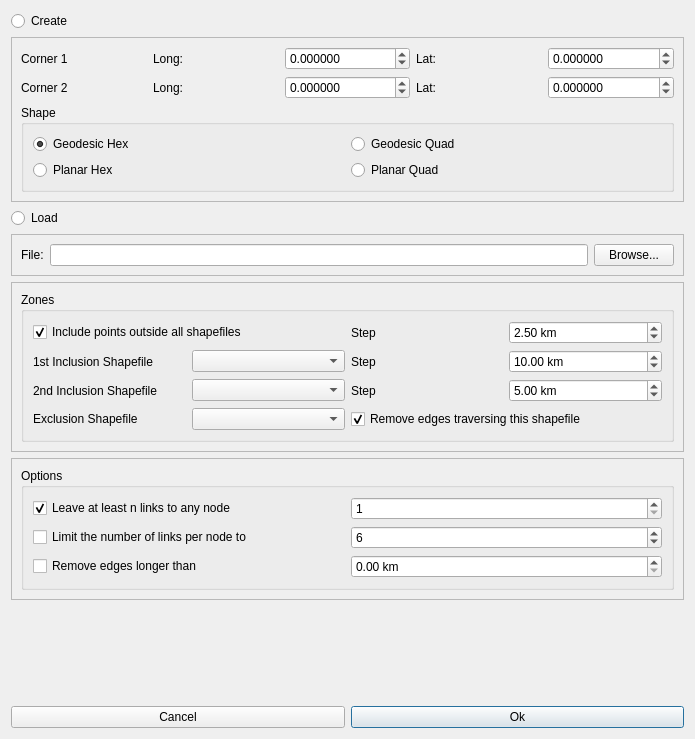
<?xml version="1.0" encoding="UTF-8"?>
<ui version="4.0">
 <class>CreateGraphDialog</class>
 <widget class="QDialog" name="CreateGraphDialog">
  <property name="geometry">
   <rect>
    <x>0</x>
    <y>0</y>
    <width>695</width>
    <height>739</height>
   </rect>
  </property>
  <property name="windowTitle">
   <string>Create Graph</string>
  </property>
  <layout class="QVBoxLayout" name="verticalLayout">
   <item>
    <widget class="QRadioButton" name="radioCreate">
     <property name="text">
      <string>Create</string>
     </property>
    </widget>
   </item>
   <item>
    <widget class="QFrame" name="frameCreate">
     <property name="frameShape">
      <enum>QFrame::StyledPanel</enum>
     </property>
     <property name="frameShadow">
      <enum>QFrame::Raised</enum>
     </property>
     <layout class="QGridLayout" name="gridLayout">
      <item row="4" column="0" colspan="5">
       <widget class="QGroupBox" name="groupBox">
        <property name="title">
         <string>Shape</string>
        </property>
        <layout class="QGridLayout" name="gridLayout_2">
         <item row="0" column="0">
          <widget class="QRadioButton" name="hex">
           <property name="text">
            <string>Geodesic Hex</string>
           </property>
           <property name="checked">
            <bool>true</bool>
           </property>
          </widget>
         </item>
         <item row="0" column="1">
          <widget class="QRadioButton" name="quad">
           <property name="text">
            <string>Geodesic Quad</string>
           </property>
          </widget>
         </item>
         <item row="1" column="0">
          <widget class="QRadioButton" name="hex_planar">
           <property name="text">
            <string>Planar Hex</string>
           </property>
          </widget>
         </item>
         <item row="1" column="1">
          <widget class="QRadioButton" name="quad_planar">
           <property name="text">
            <string>Planar Quad</string>
           </property>
          </widget>
         </item>
        </layout>
       </widget>
      </item>
      <item row="2" column="3">
       <widget class="QLabel" name="label_3">
        <property name="text">
         <string>Lat:</string>
        </property>
       </widget>
      </item>
      <item row="3" column="4">
       <widget class="QDoubleSpinBox" name="lat2">
        <property name="decimals">
         <number>6</number>
        </property>
        <property name="minimum">
         <double>-90.000000000000000</double>
        </property>
        <property name="maximum">
         <double>90.000000000000000</double>
        </property>
       </widget>
      </item>
      <item row="3" column="1">
       <widget class="QLabel" name="label_5">
        <property name="text">
         <string>Long:</string>
        </property>
       </widget>
      </item>
      <item row="2" column="1">
       <widget class="QLabel" name="label_2">
        <property name="text">
         <string>Long:</string>
        </property>
       </widget>
      </item>
      <item row="3" column="0">
       <widget class="QLabel" name="label_4">
        <property name="text">
         <string>Corner 2</string>
        </property>
       </widget>
      </item>
      <item row="3" column="3">
       <widget class="QLabel" name="label_6">
        <property name="text">
         <string>Lat:</string>
        </property>
       </widget>
      </item>
      <item row="2" column="4">
       <widget class="QDoubleSpinBox" name="lat1">
        <property name="decimals">
         <number>6</number>
        </property>
        <property name="minimum">
         <double>-90.000000000000000</double>
        </property>
        <property name="maximum">
         <double>90.000000000000000</double>
        </property>
       </widget>
      </item>
      <item row="2" column="0">
       <widget class="QLabel" name="label">
        <property name="text">
         <string>Corner 1</string>
        </property>
       </widget>
      </item>
      <item row="2" column="2">
       <widget class="QDoubleSpinBox" name="long1">
        <property name="decimals">
         <number>6</number>
        </property>
        <property name="minimum">
         <double>-180.000000000000000</double>
        </property>
        <property name="maximum">
         <double>180.000000000000000</double>
        </property>
       </widget>
      </item>
      <item row="3" column="2">
       <widget class="QDoubleSpinBox" name="long2">
        <property name="decimals">
         <number>6</number>
        </property>
        <property name="minimum">
         <double>-180.000000000000000</double>
        </property>
        <property name="maximum">
         <double>180.000000000000000</double>
        </property>
       </widget>
      </item>
     </layout>
    </widget>
   </item>
   <item>
    <widget class="QRadioButton" name="radioLoad">
     <property name="text">
      <string>Load</string>
     </property>
    </widget>
   </item>
   <item>
    <widget class="QFrame" name="frameLoad">
     <property name="frameShape">
      <enum>QFrame::StyledPanel</enum>
     </property>
     <property name="frameShadow">
      <enum>QFrame::Raised</enum>
     </property>
     <layout class="QGridLayout" name="gridLayout_5">
      <item row="1" column="0">
       <widget class="QLabel" name="label_13">
        <property name="text">
         <string>File:</string>
        </property>
       </widget>
      </item>
      <item row="1" column="1">
       <widget class="QLineEdit" name="loadGraphPath"/>
      </item>
      <item row="1" column="2">
       <widget class="QPushButton" name="buttonBrowsePath">
        <property name="text">
         <string>Browse...</string>
        </property>
       </widget>
      </item>
     </layout>
    </widget>
   </item>
   <item>
    <widget class="QFrame" name="frameZones">
     <property name="frameShape">
      <enum>QFrame::StyledPanel</enum>
     </property>
     <property name="frameShadow">
      <enum>QFrame::Raised</enum>
     </property>
     <layout class="QGridLayout" name="gridLayout_7">
      <item row="0" column="0">
       <widget class="QGroupBox" name="groupBox_2">
        <property name="title">
         <string>Zones</string>
        </property>
        <property name="flat">
         <bool>false</bool>
        </property>
        <layout class="QGridLayout" name="gridLayout_3" columnstretch="0,0,0,0">
         <item row="3" column="2" colspan="2">
          <widget class="QCheckBox" name="removeEdgesExclusion">
           <property name="text">
            <string>Remove edges traversing this shapefile</string>
           </property>
           <property name="checked">
            <bool>true</bool>
           </property>
          </widget>
         </item>
         <item row="0" column="2">
          <widget class="QLabel" name="label_12">
           <property name="text">
            <string>Step</string>
           </property>
          </widget>
         </item>
         <item row="0" column="0" colspan="2">
          <widget class="QCheckBox" name="enableOutside">
           <property name="text">
            <string>Include points outside all shapefiles</string>
           </property>
           <property name="checked">
            <bool>true</bool>
           </property>
          </widget>
         </item>
         <item row="1" column="3">
          <widget class="QDoubleSpinBox" name="step1">
           <property name="suffix">
            <string> km</string>
           </property>
           <property name="minimum">
            <double>0.500000000000000</double>
           </property>
           <property name="maximum">
            <double>1000.000000000000000</double>
           </property>
           <property name="singleStep">
            <double>0.500000000000000</double>
           </property>
           <property name="value">
            <double>10.000000000000000</double>
           </property>
          </widget>
         </item>
         <item row="1" column="0">
          <widget class="QLabel" name="label_8">
           <property name="text">
            <string>1st Inclusion Shapefile</string>
           </property>
          </widget>
         </item>
         <item row="1" column="1">
          <widget class="QComboBox" name="shapefileIncluding1"/>
         </item>
         <item row="0" column="3">
          <widget class="QDoubleSpinBox" name="step">
           <property name="suffix">
            <string> km</string>
           </property>
           <property name="minimum">
            <double>0.500000000000000</double>
           </property>
           <property name="maximum">
            <double>1000.000000000000000</double>
           </property>
           <property name="singleStep">
            <double>0.500000000000000</double>
           </property>
           <property name="value">
            <double>2.500000000000000</double>
           </property>
          </widget>
         </item>
         <item row="2" column="0">
          <widget class="QLabel" name="label_10">
           <property name="text">
            <string>2nd Inclusion Shapefile</string>
           </property>
          </widget>
         </item>
         <item row="2" column="3">
          <widget class="QDoubleSpinBox" name="step2">
           <property name="suffix">
            <string> km</string>
           </property>
           <property name="minimum">
            <double>0.500000000000000</double>
           </property>
           <property name="maximum">
            <double>1000.000000000000000</double>
           </property>
           <property name="singleStep">
            <double>0.500000000000000</double>
           </property>
           <property name="value">
            <double>5.000000000000000</double>
           </property>
          </widget>
         </item>
         <item row="1" column="2">
          <widget class="QLabel" name="label_7">
           <property name="text">
            <string>Step</string>
           </property>
          </widget>
         </item>
         <item row="3" column="1">
          <widget class="QComboBox" name="shapefileExcluding"/>
         </item>
         <item row="2" column="1">
          <widget class="QComboBox" name="shapefileIncluding2"/>
         </item>
         <item row="2" column="2">
          <widget class="QLabel" name="label_11">
           <property name="text">
            <string>Step</string>
           </property>
          </widget>
         </item>
         <item row="3" column="0">
          <widget class="QLabel" name="label_9">
           <property name="text">
            <string>Exclusion Shapefile</string>
           </property>
          </widget>
         </item>
        </layout>
       </widget>
      </item>
     </layout>
    </widget>
   </item>
   <item>
    <widget class="QFrame" name="frameOptions">
     <property name="frameShape">
      <enum>QFrame::StyledPanel</enum>
     </property>
     <property name="frameShadow">
      <enum>QFrame::Raised</enum>
     </property>
     <layout class="QGridLayout" name="gridLayout_8">
      <item row="0" column="0">
       <widget class="QGroupBox" name="groupBox_3">
        <property name="title">
         <string>Options</string>
        </property>
        <layout class="QGridLayout" name="gridLayout_4">
         <item row="2" column="0">
          <widget class="QCheckBox" name="removesLongEdges">
           <property name="text">
            <string>Remove edges longer than</string>
           </property>
          </widget>
         </item>
         <item row="2" column="1">
          <widget class="QDoubleSpinBox" name="longEdgesLimit">
           <property name="suffix">
            <string> km</string>
           </property>
           <property name="maximum">
            <double>1000.000000000000000</double>
           </property>
          </widget>
         </item>
         <item row="0" column="0">
          <widget class="QCheckBox" name="minLinksEnabled">
           <property name="text">
            <string>Leave at least n links to any node</string>
           </property>
           <property name="checked">
            <bool>true</bool>
           </property>
          </widget>
         </item>
         <item row="0" column="1">
          <widget class="QSpinBox" name="minLinks">
           <property name="minimum">
            <number>1</number>
           </property>
          </widget>
         </item>
         <item row="1" column="0">
          <widget class="QCheckBox" name="maxLinksEnabled">
           <property name="text">
            <string>Limit the number of links per node to</string>
           </property>
           <property name="checked">
            <bool>false</bool>
           </property>
          </widget>
         </item>
         <item row="1" column="1">
          <widget class="QSpinBox" name="maxLinks">
           <property name="minimum">
            <number>1</number>
           </property>
           <property name="value">
            <number>6</number>
           </property>
          </widget>
         </item>
        </layout>
       </widget>
      </item>
     </layout>
    </widget>
   </item>
   <item>
    <spacer name="verticalSpacer">
     <property name="orientation">
      <enum>Qt::Vertical</enum>
     </property>
     <property name="sizeHint" stdset="0">
      <size>
       <width>20</width>
       <height>40</height>
      </size>
     </property>
    </spacer>
   </item>
   <item>
    <layout class="QHBoxLayout" name="horizontalLayout">
     <item>
      <widget class="QPushButton" name="cmdCancel">
       <property name="text">
        <string>Cancel</string>
       </property>
      </widget>
     </item>
     <item>
      <widget class="QPushButton" name="cmdOk">
       <property name="text">
        <string>Ok</string>
       </property>
       <property name="default">
        <bool>true</bool>
       </property>
      </widget>
     </item>
    </layout>
   </item>
  </layout>
 </widget>
 <tabstops>
  <tabstop>long1</tabstop>
  <tabstop>lat1</tabstop>
  <tabstop>long2</tabstop>
  <tabstop>lat2</tabstop>
  <tabstop>hex</tabstop>
  <tabstop>quad</tabstop>
  <tabstop>enableOutside</tabstop>
  <tabstop>step</tabstop>
  <tabstop>shapefileIncluding1</tabstop>
  <tabstop>step1</tabstop>
  <tabstop>shapefileIncluding2</tabstop>
  <tabstop>step2</tabstop>
  <tabstop>shapefileExcluding</tabstop>
  <tabstop>removeEdgesExclusion</tabstop>
  <tabstop>minLinksEnabled</tabstop>
  <tabstop>minLinks</tabstop>
  <tabstop>maxLinksEnabled</tabstop>
  <tabstop>maxLinks</tabstop>
  <tabstop>removesLongEdges</tabstop>
  <tabstop>longEdgesLimit</tabstop>
  <tabstop>cmdCancel</tabstop>
  <tabstop>cmdOk</tabstop>
 </tabstops>
 <resources/>
 <connections>
  <connection>
   <sender>cmdOk</sender>
   <signal>clicked()</signal>
   <receiver>CreateGraphDialog</receiver>
   <slot>accept()</slot>
   <hints>
    <hint type="sourcelabel">
     <x>684</x>
     <y>510</y>
    </hint>
    <hint type="destinationlabel">
     <x>385</x>
     <y>236</y>
    </hint>
   </hints>
  </connection>
  <connection>
   <sender>cmdCancel</sender>
   <signal>clicked()</signal>
   <receiver>CreateGraphDialog</receiver>
   <slot>reject()</slot>
   <hints>
    <hint type="sourcelabel">
     <x>480</x>
     <y>510</y>
    </hint>
    <hint type="destinationlabel">
     <x>247</x>
     <y>233</y>
    </hint>
   </hints>
  </connection>
 </connections>
</ui>
